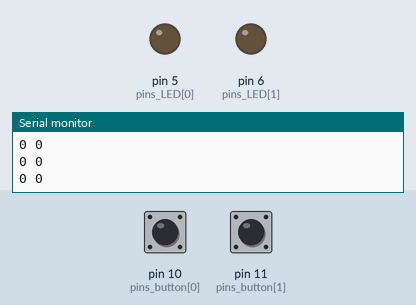
The sketch below on a simulated Arduino Uno, built with avr-gcc and run on an emulated ATmega328P. On the bench: output pins drawn as LEDs (lit = HIGH), the last lines printed to the serial monitor. The test bench sets the inputs (shaded band); at power-on: pin 10 (pins_button[0]) LOW, pin 11 (pins_button[1]) LOW.

Above: at 2.8 s.
2.9 s: pin 10 (pins_button[0]) pulled HIGH for 1.2 s
At 3.4 s:
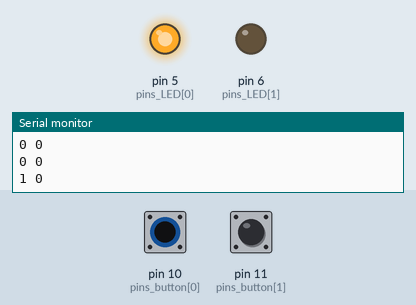
6.5 s: pin 11 (pins_button[1]) pulled HIGH for 1.2 s
At 7.7 s:
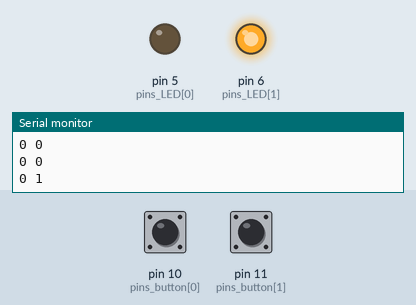
9.5 s: pin 11 (pins_button[1]) pulled HIGH for 3.2 s
At 13.5 s:
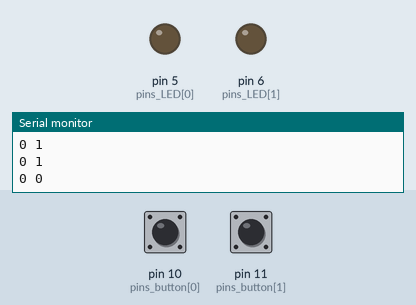
14.5 s: pin 10 (pins_button[0]) pulled HIGH for 3.2 s
At 16.2 s:
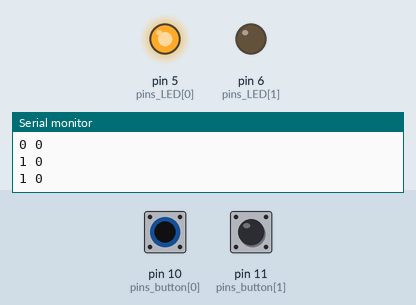
19.5 s: pin 10 (pins_button[0]) driven HIGH and pin 11 (pins_button[1]) driven HIGH
At 21.3 s:
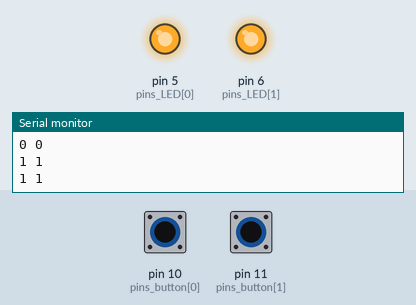
Timing chart, 0 to 22.5 s (numbered marks = the images above; inputs shaded):
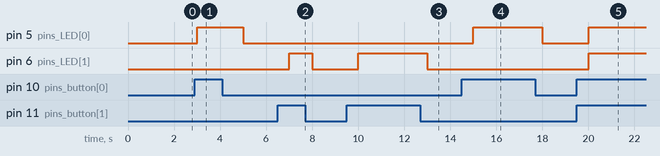

Measured:
- after the input at 2.9 s, pin 5 (pins_LED[0]): LOW → HIGH after 0.10 s, → LOW 2.0 s later
- after the input at 6.5 s, pin 6 (pins_LED[1]): LOW → HIGH after 0.50 s, → LOW 1.0 s later
- after the input at 9.5 s, pin 6 (pins_LED[1]): LOW → HIGH after 0.50 s, → LOW 3.0 s later
- after the input at 14.5 s, pin 5 (pins_LED[0]): LOW → HIGH after 0.50 s, → LOW 3.0 s later
- after the input at 19.5 s, pin 5 (pins_LED[0]), pin 6 (pins_LED[1]): LOW → HIGH after 0.50 s

The sketch:

4-3_practice.ino
```cpp
int pins_LED[] = {5, 6}; // LED
int pins_button[] = {10, 11};

void setup() {
  Serial.begin(9600);
  for (int i = 0; i < 2; i++) {
    pinMode(pins_button[i], INPUT);
    pinMode(pins_LED[i], OUTPUT);
  }
}

void loop() {
  for (int i = 0; i < 2; i++) {
    boolean state = digitalRead(pins_button[i]);
    digitalWrite(pins_LED[i], state);
    Serial.print(state);
    Serial.print(" ");
  }
  Serial.println();
  delay(1000);
}
```
